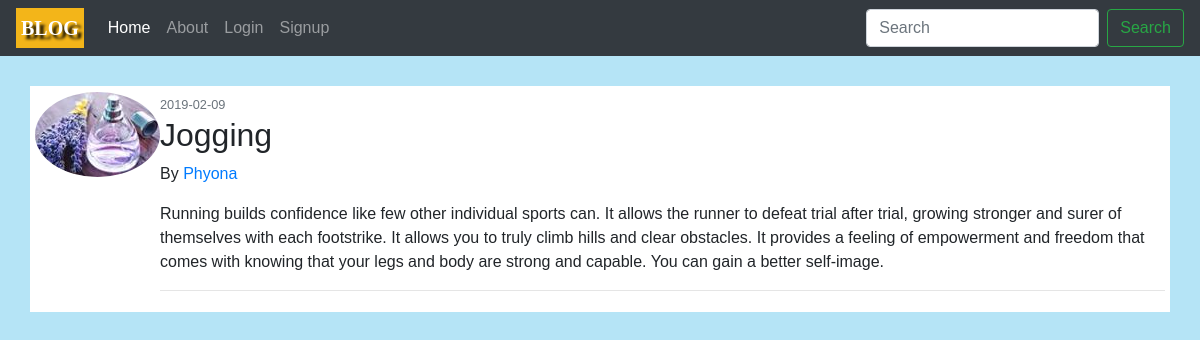
The page /posts/4 on the database its author committed.
### flaskblog/models.py (models this page shows, shortened)
class User(db.Model, UserMixin):
    id = db.Column(db.Integer, primary_key=True)
    username = db.Column(db.String(25), unique=True, nullable=False)
    email = db.Column(db.String(25), unique=True, nullable=False)
    image_file = db.Column(db.String(20), nullable=False, default='default.jpg')
    password = db.Column(db.String(50), nullable=False)
    posts = db.relationship('Posts', backref='author', lazy=True)

class Posts(db.Model):
    id = db.Column(db.Integer, primary_key=True)
    title = db.Column(db.String(25), unique=True, nullable=False)
    date_posted= db.Column(db.DateTime(25), nullable=False, default=datetime.utcnow)
    content = db.Column(db.Text(50), nullable=False)
    user_id = db.Column(db.Integer, db.ForeignKey('user.id'), nullable=False)

### flaskblog/routes.py (the view)
@app.route("/posts/<int:post_id>")
def post(post_id):
    posts = Posts.query.get_or_404(post_id)
    return render_template('post.html', title='post.title', posts=posts)

### flaskblog/templates/post.html (shortened to what this page needs)
{% extends "layout.html" %}
{% block content %}
    <div class="media">
        <img class="rounded-circle"src="{{url_for('static', filename='profile_pic/' + posts.author.image_file)}}">
            <div class="media-body">
                <small class="text-muted">{{posts.date_posted.strftime('%Y-%m-%d')}}</small>
                <h2>{{posts.title}}</h2>
                <p>By <a href="">{{posts.author.username}}</a></p>
                <p>{{posts.content}}</p>
                <hr>
            </div>
    </div>
{% endblock content %}

### flaskblog/static/main.css (style rules this page uses)
* { text-decoration: none; list-style: none; }
body { background-color: rgb(181, 228, 246); font-family: Arial, Helvetica, sans-serif; }

### rows shown on the page
User: image_file (picture), author.username "Phyona"
Posts: date_posted "2019-02-09", title "Jogging", content "Running builds confidence like few other individual sports can. It allows the runner to defeat trial after trial, growing stronger and surer of themselves with each footstrike. It allows you to truly climb hills and clear obstacles. It provides a feeling of empowerment and freedom that comes with knowing that your legs and body are strong and capable. You can gain a better self-image."
